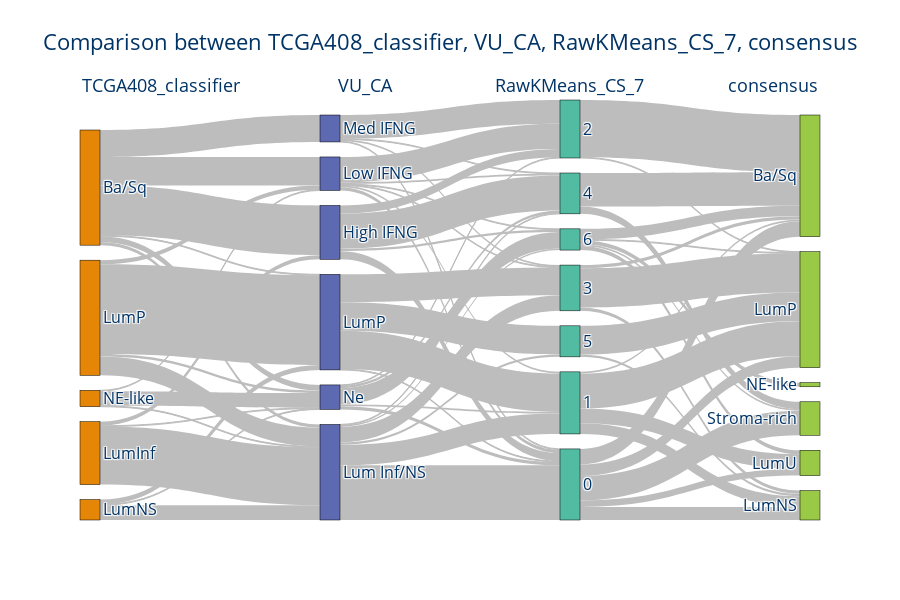
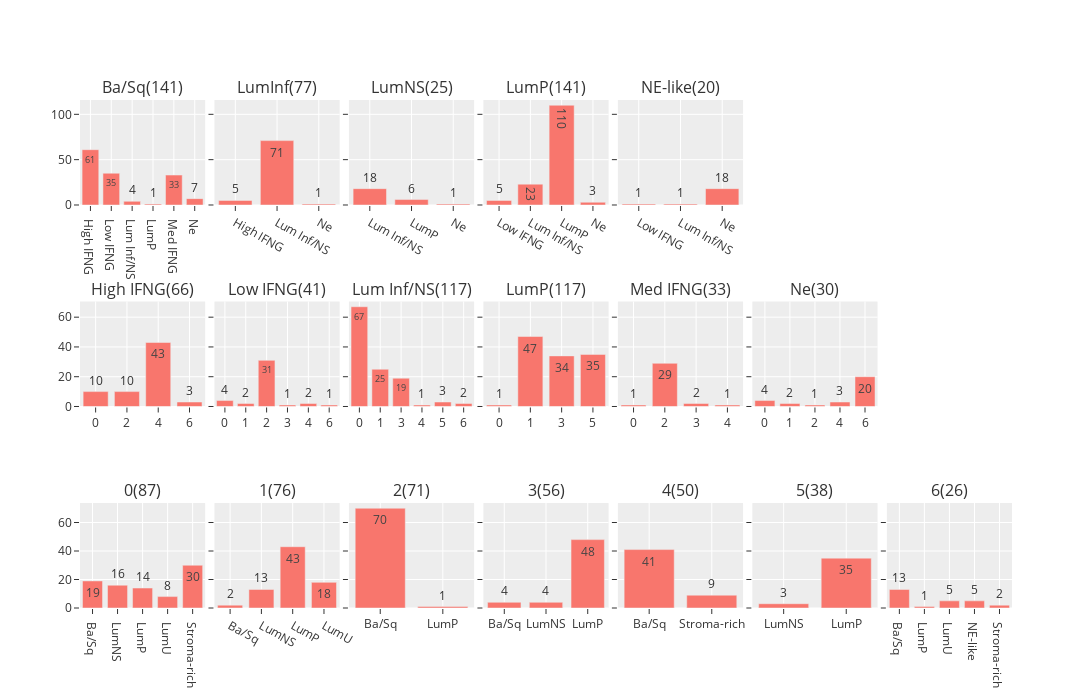

Notebook source saved alongside these figures, in order:
### Code cell
sel_ca_model = "RawKMeans_CS_7"
reorder_cols = ["TCGA408_classifier", "VU_CA", sel_ca_model, "consensus"]
out_var.dropna(inplace=True)
meta, sky_fig = sky.main(df=out_var.dropna(), reorder_cols=reorder_cols, title="Comparison between " + ", ".join(reorder_cols), retMeta=True)

sky_stats = sky.prep_sankey_description(sky_meta=meta, input_df=out_var, sel_cols=reorder_cols)

config = {
    "shared_x": False,
    "shared_y": True,
    "h_spacing": 0.01,
    "v_spacing": 0.19,
    "main_title": "",
    "height": 700,
    "width": 1200,
    "y_title": "#Samples",
    "x_title": "",
    "specs": None,
}
fig = sky.plot_sankey_description(config, sky_stats)

sky_fig.show()
fig.show()

### Figure 1 — Plotly figure (JSON) as saved in the notebook; plotly's stock layout.template omitted (floating-point values rounded to 4 significant figures)
{"data": [{"arrangement": "perpendicular", "link": {"color": "#bdbdbd", "source": [0, 0, 0, 0, 0, 0, 1, 1, 1, 2, 2, 2, 3, 3, 3, 3, 4, 4, 4, 5, 5, 5, 5, 6, 6, 6, 6, 6, 6, 7, 7, 7, 7, 7, 7, 8, 8, 8, 8, 9, 9, 9, 9, 10, 10, 10, 10, 10, 11, 11, 11, 11, 11, 12, 12, 12, 12, 13, 13, 14, 14, 14, 15, 15, 16, 16, 17, 17, 17, 17, 17], "target": [5, 6, 7, 8, 9, 10, 5, 7, 10, 7, 8, 10, 6, 7, 8, 10, 6, 7, 10, 11, 13, 15, 17, 11, 12, 13, 14, 15, 17, 11, 12, 14, 15, 16, 17, 11, 12, 14, 16, 11, 13, 14, 15, 11, 12, 13, 15, 17, 18, 19, 20, 21, 23, 18, 19, 20, 21, 18, 20, 18, 19, 20, 18, 23, 19, 20, 18, 20, 21, 22, 23], "value": [61, 35, 4, 1, 33, 7, 5, 71, 1, 18, 6, 1, 5, 23, 110, 3, 1, 1, 18, 10, 10, 43, 3, 4, 2, 31, 1, 2, 1, 67, 25, 19, 1, 3, 2, 1, 47, 34, 35, 1, 29, 2, 1, 4, 2, 1, 3, 20, 19, 16, 14, 8, 30, 2, 13, 43, 18, 70, 1, 4, 4, 48, 41, 9, 3, 35, 13, 1, 5, 5, 2]}, "node": {"color": ["rgb(229, 134, 6)", "rgb(229, 134, 6)", "rgb(229, 134, 6)", "rgb(229, 134, 6)", "rgb(229, 134, 6)", "rgb(93, 105, 177)", "rgb(93, 105, 177)", "rgb(93, 105, 177)", "rgb(93, 105, 177)", "rgb(93, 105, 177)", "rgb(93, 105, 177)", "rgb(82, 188, 163)", "rgb(82, 188, 163)", "rgb(82, 188, 163)", "rgb(82, 188, 163)", "rgb(82, 188, 163)", "rgb(82, 188, 163)", "rgb(82, 188, 163)", "rgb(153, 201, 69)", "rgb(153, 201, 69)", "rgb(153, 201, 69)", "rgb(153, 201, 69)", "rgb(153, 201, 69)", "rgb(153, 201, 69)"], "label": ["Ba/Sq", "LumInf", "LumNS", "LumP", "NE-like", "High IFNG", "Low IFNG", "Lum Inf/NS", "LumP", "Med IFNG", "Ne", 0, 1, 2, 3, 4, 5, 6, "Ba/Sq", "LumNS", "LumP", "LumU", "NE-like", "Stroma-rich"], "line": {"color": "black", "width": 0.5}, "pad": 15, "thickness": 20}, "type": "sankey"}], "layout": {"annotations": [{"align": "left", "font": {"color": "#003366", "size": 18}, "showarrow": false, "text": "TCGA408_classifier", "x": 0, "xref": "x", "y": 1.07, "yref": "paper"}, {"align": "left", "font": {"color": "#003366", "size": 18}, "showarrow": false, "text": "VU_CA", "x": 1, "xref": "x", "y": 1.07, "yref": "paper"}, {"align": "left", "font": {"color": "#003366", "size": 18}, "showarrow": false, "text": "RawKMeans_CS_7", "x": 2, "xref": "x", "y": 1.07, "yref": "paper"}, {"align": "left", "font": {"color": "#003366", "size": 18}, "showarrow": false, "text": "consensus", "x": 3, "xref": "x", "y": 1.07, "yref": "paper"}], "font": {"color": "#003366", "size": 16}, "height": 600, "plot_bgcolor": "rgba(0,0,0,0)", "title": {"text": "Comparison between TCGA408_classifier, VU_CA, RawKMeans_CS_7, consensus"}, "xaxis": {"showgrid": false, "visible": false, "zeroline": false}, "yaxis": {"showgrid": false, "visible": false, "zeroline": false}}}

### Figure 2 — Plotly figure (JSON) as saved in the notebook; plotly's stock layout.template omitted (floating-point values rounded to 4 significant figures)
{"data": [{"alignmentgroup": "True", "hovertemplate": "SourceLabel=Ba/Sq(141)<br>TargetLabel=%{x}<br>#Samples=%{y}<extra></extra>", "legendgroup": "", "marker": {"color": "#F8766D", "pattern": {"shape": ""}}, "name": "", "offsetgroup": "", "orientation": "v", "showlegend": false, "textposition": "auto", "texttemplate": "%{y}", "type": "bar", "x": ["High IFNG", "Low IFNG", "Lum Inf/NS", "LumP", "Med IFNG", "Ne"], "xaxis": "x", "y": [61, 35, 4, 1, 33, 7], "yaxis": "y"}, {"alignmentgroup": "True", "hovertemplate": "SourceLabel=LumInf(77)<br>TargetLabel=%{x}<br>#Samples=%{y}<extra></extra>", "legendgroup": "", "marker": {"color": "#F8766D", "pattern": {"shape": ""}}, "name": "", "offsetgroup": "", "orientation": "v", "showlegend": false, "textposition": "auto", "texttemplate": "%{y}", "type": "bar", "x": ["High IFNG", "Lum Inf/NS", "Ne"], "xaxis": "x2", "y": [5, 71, 1], "yaxis": "y2"}, {"alignmentgroup": "True", "hovertemplate": "SourceLabel=LumNS(25)<br>TargetLabel=%{x}<br>#Samples=%{y}<extra></extra>", "legendgroup": "", "marker": {"color": "#F8766D", "pattern": {"shape": ""}}, "name": "", "offsetgroup": "", "orientation": "v", "showlegend": false, "textposition": "auto", "texttemplate": "%{y}", "type": "bar", "x": ["Lum Inf/NS", "LumP", "Ne"], "xaxis": "x3", "y": [18, 6, 1], "yaxis": "y3"}, {"alignmentgroup": "True", "hovertemplate": "SourceLabel=LumP(141)<br>TargetLabel=%{x}<br>#Samples=%{y}<extra></extra>", "legendgroup": "", "marker": {"color": "#F8766D", "pattern": {"shape": ""}}, "name": "", "offsetgroup": "", "orientation": "v", "showlegend": false, "textposition": "auto", "texttemplate": "%{y}", "type": "bar", "x": ["Low IFNG", "Lum Inf/NS", "LumP", "Ne"], "xaxis": "x4", "y": [5, 23, 110, 3], "yaxis": "y4"}, {"alignmentgroup": "True", "hovertemplate": "SourceLabel=NE-like(20)<br>TargetLabel=%{x}<br>#Samples=%{y}<extra></extra>", "legendgroup": "", "marker": {"color": "#F8766D", "pattern": {"shape": ""}}, "name": "", "offsetgroup": "", "orientation": "v", "showlegend": false, "textposition": "auto", "texttemplate": "%{y}", "type": "bar", "x": ["Low IFNG", "Lum Inf/NS", "Ne"], "xaxis": "x5", "y": [1, 1, 18], "yaxis": "y5"}, {"alignmentgroup": "True", "hovertemplate": "SourceLabel=High IFNG(66)<br>TargetLabel=%{x}<br>#Samples=%{y}<extra></extra>", "legendgroup": "", "marker": {"color": "#F8766D", "pattern": {"shape": ""}}, "name": "", "offsetgroup": "", "orientation": "v", "showlegend": false, "textposition": "auto", "texttemplate": "%{y}", "type": "bar", "x": ["0", "2", "4", "6"], "xaxis": "x8", "y": [10, 10, 43, 3], "yaxis": "y8"}, {"alignmentgroup": "True", "hovertemplate": "SourceLabel=Low IFNG(41)<br>TargetLabel=%{x}<br>#Samples=%{y}<extra></extra>", "legendgroup": "", "marker": {"color": "#F8766D", "pattern": {"shape": ""}}, "name": "", "offsetgroup": "", "orientation": "v", "showlegend": false, "textposition": "auto", "texttemplate": "%{y}", "type": "bar", "x": ["0", "1", "2", "3", "4", "6"], "xaxis": "x9", "y": [4, 2, 31, 1, 2, 1], "yaxis": "y9"}, {"alignmentgroup": "True", "hovertemplate": "SourceLabel=Lum Inf/NS(117)<br>TargetLabel=%{x}<br>#Samples=%{y}<extra></extra>", "legendgroup": "", "marker": {"color": "#F8766D", "pattern": {"shape": ""}}, "name": "", "offsetgroup": "", "orientation": "v", "showlegend": false, "textposition": "auto", "texttemplate": "%{y}", "type": "bar", "x": ["0", "1", "3", "4", "5", "6"], "xaxis": "x10", "y": [67, 25, 19, 1, 3, 2], "yaxis": "y10"}, {"alignmentgroup": "True", "hovertemplate": "SourceLabel=LumP(117)<br>TargetLabel=%{x}<br>#Samples=%{y}<extra></extra>", "legendgroup": "", "marker": {"color": "#F8766D", "pattern": {"shape": ""}}, "name": "", "offsetgroup": "", "orientation": "v", "showlegend": false, "textposition": "auto", "texttemplate": "%{y}", "type": "bar", "x": ["0", "1", "3", "5"], "xaxis": "x11", "y": [1, 47, 34, 35], "yaxis": "y11"}, {"alignmentgroup": "True", "hovertemplate": "SourceLabel=Med IFNG(33)<br>TargetLabel=%{x}<br>#Samples=%{y}<extra></extra>", "legendgroup": "", "marker": {"color": "#F8766D", "pattern": {"shape": ""}}, "name": "", "offsetgroup": "", "orientation": "v", "showlegend": false, "textposition": "auto", "texttemplate": "%{y}", "type": "bar", "x": ["0", "2", "3", "4"], "xaxis": "x12", "y": [1, 29, 2, 1], "yaxis": "y12"}, {"alignmentgroup": "True", "hovertemplate": "SourceLabel=Ne(30)<br>TargetLabel=%{x}<br>#Samples=%{y}<extra></extra>", "legendgroup": "", "marker": {"color": "#F8766D", "pattern": {"shape": ""}}, "name": "", "offsetgroup": "", "orientation": "v", "showlegend": false, "textposition": "auto", "texttemplate": "%{y}", "type": "bar", "x": ["0", "1", "2", "4", "6"], "xaxis": "x13", "y": [4, 2, 1, 3, 20], "yaxis": "y13"}, {"alignmentgroup": "True", "hovertemplate": "SourceLabel=0(87)<br>TargetLabel=%{x}<br>#Samples=%{y}<extra></extra>", "legendgroup": "", "marker": {"color": "#F8766D", "pattern": {"shape": ""}}, "name": "", "offsetgroup": "", "orientation": "v", "showlegend": false, "textposition": "auto", "texttemplate": "%{y}", "type": "bar", "x": ["Ba/Sq", "LumNS", "LumP", "LumU", "Stroma-rich"], "xaxis": "x15", "y": [19, 16, 14, 8, 30], "yaxis": "y15"}, {"alignmentgroup": "True", "hovertemplate": "SourceLabel=1(76)<br>TargetLabel=%{x}<br>#Samples=%{y}<extra></extra>", "legendgroup": "", "marker": {"color": "#F8766D", "pattern": {"shape": ""}}, "name": "", "offsetgroup": "", "orientation": "v", "showlegend": false, "textposition": "auto", "texttemplate": "%{y}", "type": "bar", "x": ["Ba/Sq", "LumNS", "LumP", "LumU"], "xaxis": "x16", "y": [2, 13, 43, 18], "yaxis": "y16"}, {"alignmentgroup": "True", "hovertemplate": "SourceLabel=2(71)<br>TargetLabel=%{x}<br>#Samples=%{y}<extra></extra>", "legendgroup": "", "marker": {"color": "#F8766D", "pattern": {"shape": ""}}, "name": "", "offsetgroup": "", "orientation": "v", "showlegend": false, "textposition": "auto", "texttemplate": "%{y}", "type": "bar", "x": ["Ba/Sq", "LumP"], "xaxis": "x17", "y": [70, 1], "yaxis": "y17"}, {"alignmentgroup": "True", "hovertemplate": "SourceLabel=3(56)<br>TargetLabel=%{x}<br>#Samples=%{y}<extra></extra>", "legendgroup": "", "marker": {"color": "#F8766D", "pattern": {"shape": ""}}, "name": "", "offsetgroup": "", "orientation": "v", "showlegend": false, "textposition": "auto", "texttemplate": "%{y}", "type": "bar", "x": ["Ba/Sq", "LumNS", "LumP"], "xaxis": "x18", "y": [4, 4, 48], "yaxis": "y18"}, {"alignmentgroup": "True", "hovertemplate": "SourceLabel=4(50)<br>TargetLabel=%{x}<br>#Samples=%{y}<extra></extra>", "legendgroup": "", "marker": {"color": "#F8766D", "pattern": {"shape": ""}}, "name": "", "offsetgroup": "", "orientation": "v", "showlegend": false, "textposition": "auto", "texttemplate": "%{y}", "type": "bar", "x": ["Ba/Sq", "Stroma-rich"], "xaxis": "x19", "y": [41, 9], "yaxis": "y19"}, {"alignmentgroup": "True", "hovertemplate": "SourceLabel=5(38)<br>TargetLabel=%{x}<br>#Samples=%{y}<extra></extra>", "legendgroup": "", "marker": {"color": "#F8766D", "pattern": {"shape": ""}}, "name": "", "offsetgroup": "", "orientation": "v", "showlegend": false, "textposition": "auto", "texttemplate": "%{y}", "type": "bar", "x": ["LumNS", "LumP"], "xaxis": "x20", "y": [3, 35], "yaxis": "y20"}, {"alignmentgroup": "True", "hovertemplate": "SourceLabel=6(26)<br>TargetLabel=%{x}<br>#Samples=%{y}<extra></extra>", "legendgroup": "", "marker": {"color": "#F8766D", "pattern": {"shape": ""}}, "name": "", "offsetgroup": "", "orientation": "v", "showlegend": false, "textposition": "auto", "texttemplate": "%{y}", "type": "bar", "x": ["Ba/Sq", "LumP", "LumU", "NE-like", "Stroma-rich"], "xaxis": "x21", "y": [13, 1, 5, 5, 2], "yaxis": "y21"}], "layout": {"annotations": [{"font": {"size": 16}, "showarrow": false, "text": "Ba/Sq(141)", "x": 0.06714, "xanchor": "center", "xref": "paper", "y": 1, "yanchor": "bottom", "yref": "paper"}, {"font": {"size": 16}, "showarrow": false, "text": "LumInf(77)", "x": 0.2114, "xanchor": "center", "xref": "paper", "y": 1, "yanchor": "bottom", "yref": "paper"}, {"font": {"size": 16}, "showarrow": false, "text": "LumNS(25)", "x": 0.3557, "xanchor": "center", "xref": "paper", "y": 1, "yanchor": "bottom", "yref": "paper"}, {"font": {"size": 16}, "showarrow": false, "text": "LumP(141)", "x": 0.5, "xanchor": "center", "xref": "paper", "y": 1, "yanchor": "bottom", "yref": "paper"}, {"font": {"size": 16}, "showarrow": false, "text": "NE-like(20)", "x": 0.6443, "xanchor": "center", "xref": "paper", "y": 1, "yanchor": "bottom", "yref": "paper"}, {"font": {"size": 16}, "showarrow": false, "text": "High IFNG(66)", "x": 0.06714, "xanchor": "center", "xref": "paper", "y": 0.6033, "yanchor": "bottom", "yref": "paper"}, {"font": {"size": 16}, "showarrow": false, "text": "Low IFNG(41)", "x": 0.2114, "xanchor": "center", "xref": "paper", "y": 0.6033, "yanchor": "bottom", "yref": "paper"}, {"font": {"size": 16}, "showarrow": false, "text": "Lum Inf/NS(117)", "x": 0.3557, "xanchor": "center", "xref": "paper", "y": 0.6033, "yanchor": "bottom", "yref": "paper"}, {"font": {"size": 16}, "showarrow": false, "text": "LumP(117)", "x": 0.5, "xanchor": "center", "xref": "paper", "y": 0.6033, "yanchor": "bottom", "yref": "paper"}, {"font": {"size": 16}, "showarrow": false, "text": "Med IFNG(33)", "x": 0.6443, "xanchor": "center", "xref": "paper", "y": 0.6033, "yanchor": "bottom", "yref": "paper"}, {"font": {"size": 16}, "showarrow": false, "text": "Ne(30)", "x": 0.7886, "xanchor": "center", "xref": "paper", "y": 0.6033, "yanchor": "bottom", "yref": "paper"}, {"font": {"size": 16}, "showarrow": false, "text": "0(87)", "x": 0.06714, "xanchor": "center", "xref": "paper", "y": 0.2067, "yanchor": "bottom", "yref": "paper"}, {"font": {"size": 16}, "showarrow": false, "text": "1(76)", "x": 0.2114, "xanchor": "center", "xref": "paper", "y": 0.2067, "yanchor": "bottom", "yref": "paper"}, {"font": {"size": 16}, "showarrow": false, "text": "2(71)", "x": 0.3557, "xanchor": "center", "xref": "paper", "y": 0.2067, "yanchor": "bottom", "yref": "paper"}, {"font": {"size": 16}, "showarrow": false, "text": "3(56)", "x": 0.5, "xanchor": "center", "xref": "paper", "y": 0.2067, "yanchor": "bottom", "yref": "paper"}, {"font": {"size": 16}, "showarrow": false, "text": "4(50)", "x": 0.6443, "xanchor": "center", "xref": "paper", "y": 0.2067, "yanchor": "bottom", "yref": "paper"}, {"font": {"size": 16}, "showarrow": false, "text": "5(38)", "x": 0.7886, "xanchor": "center", "xref": "paper", "y": 0.2067, "yanchor": "bottom", "yref": "paper"}, {"font": {"size": 16}, "showarrow": false, "text": "6(26)", "x": 0.9329, "xanchor": "center", "xref": "paper", "y": 0.2067, "yanchor": "bottom", "yref": "paper"}], "height": 700, "showlegend": false, "title": {"text": ""}, "width": 1200, "xaxis": {"anchor": "y", "domain": [0, 0.1343]}, "xaxis10": {"anchor": "y10", "domain": [0.2886, 0.4229]}, "xaxis11": {"anchor": "y11", "domain": [0.4329, 0.5671]}, "xaxis12": {"anchor": "y12", "domain": [0.5771, 0.7114]}, "xaxis13": {"anchor": "y13", "domain": [0.7214, 0.8557]}, "xaxis14": {"anchor": "y14", "domain": [0.8657, 1]}, "xaxis15": {"anchor": "y15", "domain": [0, 0.1343]}, "xaxis16": {"anchor": "y16", "domain": [0.1443, 0.2786]}, "xaxis17": {"anchor": "y17", "domain": [0.2886, 0.4229]}, "xaxis18": {"anchor": "y18", "domain": [0.4329, 0.5671]}, "xaxis19": {"anchor": "y19", "domain": [0.5771, 0.7114]}, "xaxis2": {"anchor": "y2", "domain": [0.1443, 0.2786]}, "xaxis20": {"anchor": "y20", "domain": [0.7214, 0.8557]}, "xaxis21": {"anchor": "y21", "domain": [0.8657, 1]}, "xaxis3": {"anchor": "y3", "domain": [0.2886, 0.4229]}, "xaxis4": {"anchor": "y4", "domain": [0.4329, 0.5671]}, "xaxis5": {"anchor": "y5", "domain": [0.5771, 0.7114]}, "xaxis6": {"anchor": "y6", "domain": [0.7214, 0.8557]}, "xaxis7": {"anchor": "y7", "domain": [0.8657, 1]}, "xaxis8": {"anchor": "y8", "domain": [0, 0.1343]}, "xaxis9": {"anchor": "y9", "domain": [0.1443, 0.2786]}, "yaxis": {"anchor": "x", "domain": [0.7933, 1]}, "yaxis10": {"anchor": "x10", "domain": [0.3967, 0.6033], "matches": "y8", "showticklabels": false}, "yaxis11": {"anchor": "x11", "domain": [0.3967, 0.6033], "matches": "y8", "showticklabels": false}, "yaxis12": {"anchor": "x12", "domain": [0.3967, 0.6033], "matches": "y8", "showticklabels": false}, "yaxis13": {"anchor": "x13", "domain": [0.3967, 0.6033], "matches": "y8", "showticklabels": false}, "yaxis14": {"anchor": "x14", "domain": [0.3967, 0.6033], "matches": "y8", "showticklabels": false}, "yaxis15": {"anchor": "x15", "domain": [0, 0.2067]}, "yaxis16": {"anchor": "x16", "domain": [0, 0.2067], "matches": "y15", "showticklabels": false}, "yaxis17": {"anchor": "x17", "domain": [0, 0.2067], "matches": "y15", "showticklabels": false}, "yaxis18": {"anchor": "x18", "domain": [0, 0.2067], "matches": "y15", "showticklabels": false}, "yaxis19": {"anchor": "x19", "domain": [0, 0.2067], "matches": "y15", "showticklabels": false}, "yaxis2": {"anchor": "x2", "domain": [0.7933, 1], "matches": "y", "showticklabels": false}, "yaxis20": {"anchor": "x20", "domain": [0, 0.2067], "matches": "y15", "showticklabels": false}, "yaxis21": {"anchor": "x21", "domain": [0, 0.2067], "matches": "y15", "showticklabels": false}, "yaxis3": {"anchor": "x3", "domain": [0.7933, 1], "matches": "y", "showticklabels": false}, "yaxis4": {"anchor": "x4", "domain": [0.7933, 1], "matches": "y", "showticklabels": false}, "yaxis5": {"anchor": "x5", "domain": [0.7933, 1], "matches": "y", "showticklabels": false}, "yaxis6": {"anchor": "x6", "domain": [0.7933, 1], "matches": "y", "showticklabels": false}, "yaxis7": {"anchor": "x7", "domain": [0.7933, 1], "matches": "y", "showticklabels": false}, "yaxis8": {"anchor": "x8", "domain": [0.3967, 0.6033]}, "yaxis9": {"anchor": "x9", "domain": [0.3967, 0.6033], "matches": "y8", "showticklabels": false}}}
